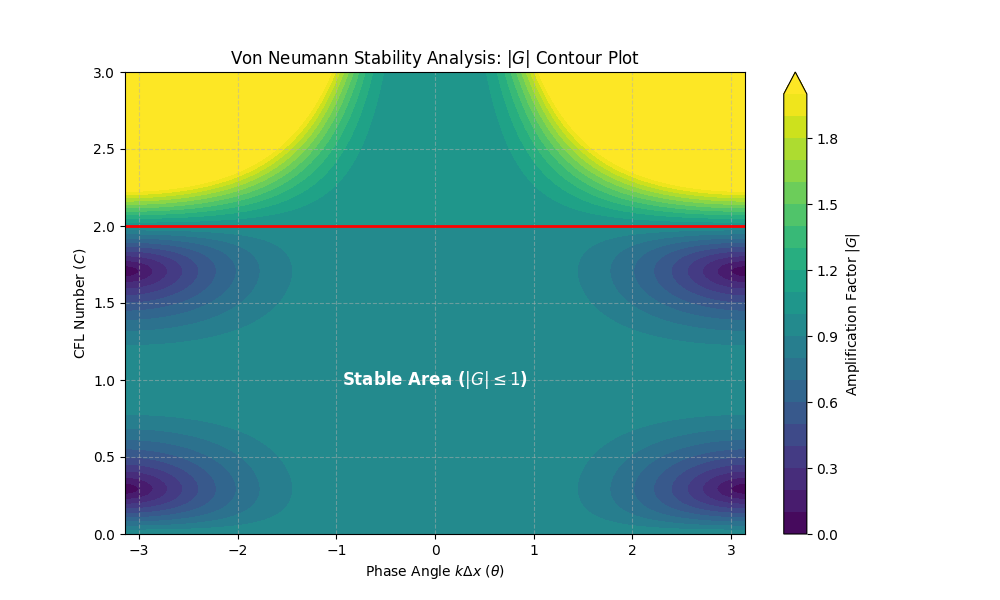

Recreate this plot in Python.
import numpy as np
import matplotlib.pyplot as plt

# 定义计算放大因子模长的函数
def calc_G_mag(C, theta):
    G_R = 0.5 * C * (C - 1) * np.cos(2*theta) + C * (2 - C) * np.cos(theta) + 0.5 * (C - 1) * (C - 2)
    # 修正了 np.np.sin 的笔误
    G_I = -0.5 * C * (C - 1) * np.sin(2*theta) - C * (2 - C) * np.sin(theta)
    return np.sqrt(G_R**2 + G_I**2)

# 创建网格数据
C_vals = np.linspace(0, 3.0, 300)
theta_vals = np.linspace(-np.pi, np.pi, 300)
C_grid, theta_grid = np.meshgrid(C_vals, theta_vals)

# 计算 |G|
G_mag_grid = calc_G_mag(C_grid, theta_grid)

# 绘制 Contour Plot
plt.figure(figsize=(10, 6))
# 画等值线图
cp = plt.contourf(theta_grid, C_grid, G_mag_grid, levels=np.linspace(0, 2, 21), cmap='viridis', extend='max')
plt.colorbar(cp, label=r'Amplification Factor $|G|$')

# 添加 |G| = 1 的加粗红线作为稳定性边界
plt.contour(theta_grid, C_grid, G_mag_grid, levels=[1.0], colors='red', linewidths=2)

# 设置标题和标签（字符串前加 r 消除 SyntaxWarning）
plt.title(r'Von Neumann Stability Analysis: $|G|$ Contour Plot')
plt.xlabel(r'Phase Angle $k\Delta x$ ($\theta$)')
plt.ylabel(r'CFL Number ($C$)')

# 标记稳定区域（字符串前加 r 消除 SyntaxWarning）
plt.text(0, 1.0, r'Stable Area ($|G| \leq 1$)', color='white', ha='center', va='center', fontsize=12, fontweight='bold')

plt.grid(True, linestyle='--', alpha=0.5)
plt.show()
